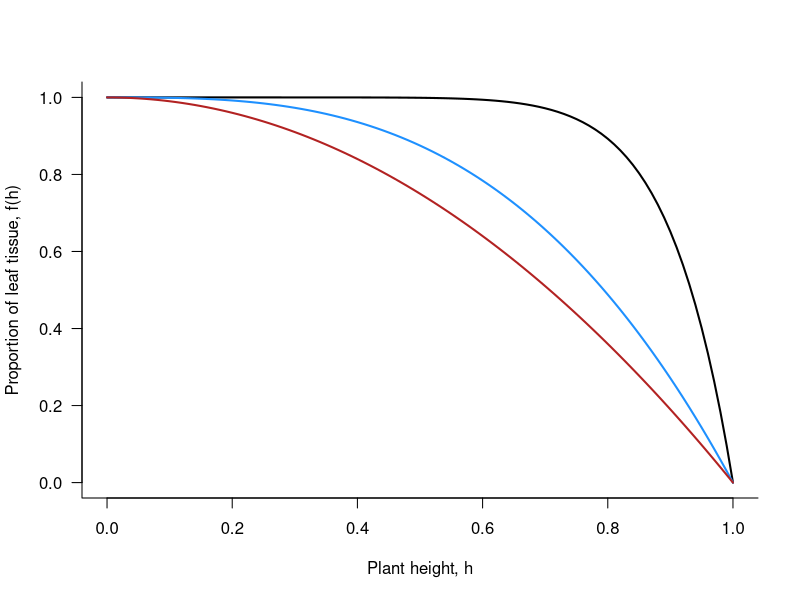
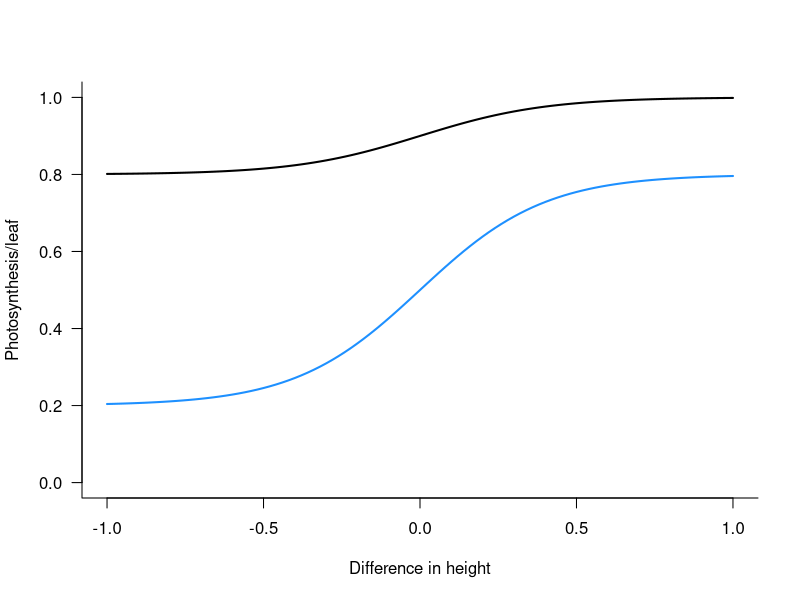
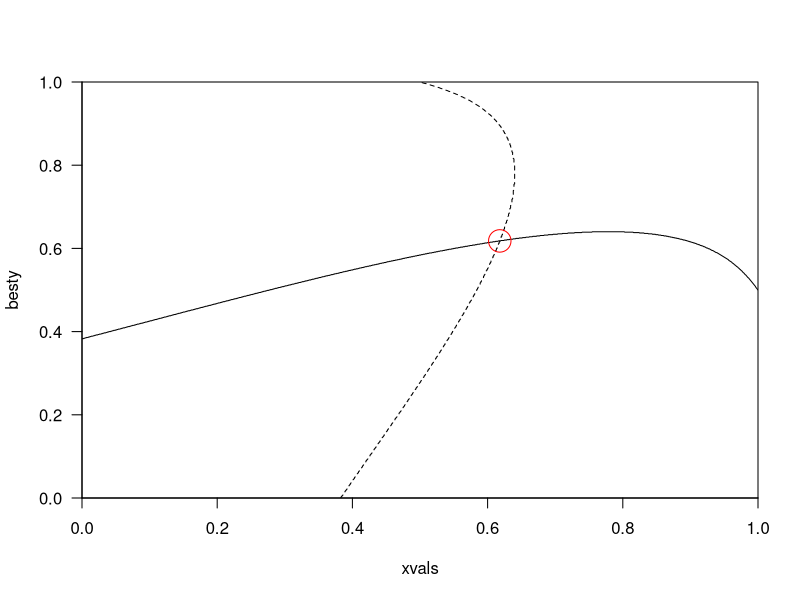
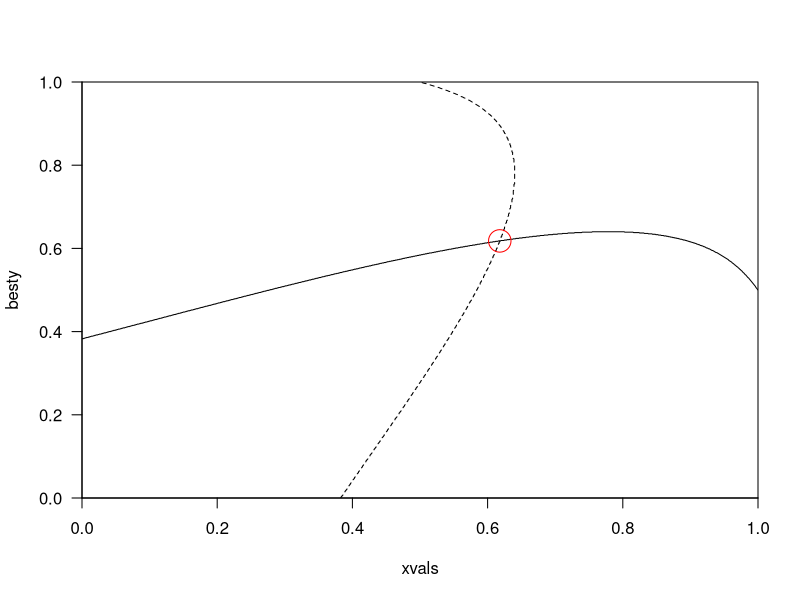

Write the R code that produced these figures, in order.
#==========================================================
#Kokko Cap 6 - Game Theory (Teoria de Jogos)
#==========================================================

#Modelinho de crescimento de arvores

#Curvas de f (proporcao de tecido fotossintetizante) em funcao
#de h (altura da planta)

#a funcao eh f(h) = 1-h^alpha
#valores de alpha: 2, 3, 10

fh = function(h, alpha)
{
  1-(h^alpha)
}

#desenhando as curvas de f em funcao de h
par(las=1, bty="l")
curve(fh(h=x, alpha=10), from=0, to=1, col="black", lwd=2,
      xlab = "Plant height, h", ylab = "Proportion of leaf tissue, f(h)")
curve(fh(h=x, alpha=3), col = "dodgerblue", lwd=2,add=TRUE)
curve(fh(h=x, alpha=2), col = "firebrick", lwd=2, add=TRUE)


#curva de eficiencia de fotossintese em funcao do delta_h

#funcao g(delta_h)
gdh = function(delta_h, Pl, Ph)
{
  Pl+(Ph-Pl)/(1+exp(-5*delta_h))
}


curve(gdh(delta_h=x, Pl=0.8, Ph =1), from=-1, to=1, lwd=2,
      ylim=c(0,1),
      xlab="Difference in height", ylab = "Photosynthesis/leaf")
curve(gdh(delta_h = x, Pl=0.2, Ph=0.8), add=TRUE, lwd=2, col="dodgerblue")


#----------------------------------------------------------
#tentando montar essa matriz de payoffs

#Vamos montar uma funcao que calcula o fitness de uma planta
#com h1 quando esta competindo com uma planta com h2. 
#Para facilitar na hora de calcular a matriz de payoffs, 
#o ideal eh que a funcao seja vetorizada, ou seja, 
#consiga se virar mesmo se h1 e h2 forem vetores

fit1 = function(h1, h2, alpha=3, Pl=0.25, Ph=1)
{
  delta_h = h1-h2
  f1 = 1-(h1^alpha)
  g1 = Pl+(Ph-Pl)/(1+exp(-5*delta_h))
  return(f1*g1)
  
}

#testando
fit1(h1=c(0, 1/3, 2/3, 1), h2=0) #it funfs!

#Com isso podemos montar a matriz usando a incrivel funcao outer()

hvals = c(A=0, B=1/3, C=2/3, D = 1)
payoffs = outer(hvals, hvals, fit1)
payoffs #tcharans!!

#Nessa matriz, cada celula representa o fitness da estrategia
#da linha quando confrontada com a estrategia da coluna.
#Com isso, soh precisamos de um valor por celula

#Em busca da ESS

#D eh invadido por todo mundo

#A invade B?
#(A aptidao de um mutante A versus um vizinho B
#eh maior que a aptidao de um B versus outro B?)
payoffs["A", "B"] > payoffs["B", "B"]
#Nao

#B invade A?
payoffs["B", "A"] > payoffs["A", "A"]
#Invade, logo A nao pode ser ESS

#B invade C?
payoffs["B", "C"] > payoffs["C", "C"]
#Nao

#C invade B?
payoffs["C", "B"] > payoffs["B", "B"]
#Mas C invade B. Logo B nao pode ser ESS.

#Se A tambem nao invadir C, mas C invadir A,
#ai C eh a ESS
payoffs["A", "C"] > payoffs["C", "C"] #A nao invade C
payoffs["C", "A"] > payoffs["A", "A"] #C invade A

#Logo C eh a ESS. Ele invade todo mundo, mas ninguem
#invade ele.

#----------------------------------------------------------
#Bem, mas nessa historia nao faz realmente sentido pensar
#em estrategias discretas. A coisa eh continua. Vamos entao
#tentar montar aquele grafico bonitinho da figura 6.4b
#(e achar a ESS!!)

#(Na verdade, vamos testar mais de mil estrategias discretas
#e considerar que isso eh uma aproximacao boa do mundo continuo)

#numero de estragerias que vamos testar
N = 1001 

#valores de x que vao pro eixo x (estrategia residente)
xvals = seq(from = 0, to=1, length.out=N)

#valores y, vamos descobrir qual o melhor y contra
#valor de x
yvals = xvals
besty = rep(NA, length(xvals))

for(i in 1:length(xvals))
{
  #calcula o fitness de todas as N estrategias
  #contra a estrategia focal i
  fitvector = fit1(h1=yvals, h2=xvals[i])
  
  #descobre a posicao do valor otimo
  which_opt = which.max(fitvector)
  
  #guarda esse valor no vetor besty
  besty[i] = yvals[which_opt]
}

#e agora eh hora de por no grafico
par(bty="o", las=1)
plot(besty~xvals, ylim=c(0,1), type = "l", xaxs="i", yaxs="i") 
points(xvals~besty, type = "l", lty=2)    

#nesse caso, o jeito de achar a ESS eh o valor em que x e y tem a
#mesma aptidao
ess = xvals[which(besty == xvals)]
points(x=ess, y=ess, col="red", cex=3)


#----------------------------------------------------------
#######
#BONUS.
#######

#Vamos tentar fazer a mesma brincadeira sem usar o 
#for (soh na base do outer e do apply)

N = 1001 #numero de estragerias que vamos testar
#valores de x que vao pro eixo x (estrategia residente)
xvals = seq(from = 0, to=1, length.out=N)

#valores y, vamos descobrir qual o melhor y contra
#valor de x
yvals = xvals

#matriz de aptidao de cada valor de y contra cada valor de x
fitmatrix = outer(xvals, yvals, fit1)

#descobrindo a posicao do y que da o maior fitness contra cada x
which_opt = apply(fitmatrix, 2, which.max)

#recuperando o valor de y usando indexacao
besty = yvals[which_opt]

par(bty="o", las=1)
plot(besty~xvals, ylim=c(0,1), type = "l", xaxs="i", yaxs="i") 
points(xvals~besty, type = "l", lty=2)    

ess = xvals[which(besty == xvals)]
points(x=ess, y=ess, col="red", cex=3)
#e temos o mesmo grafico!

#==========================================================